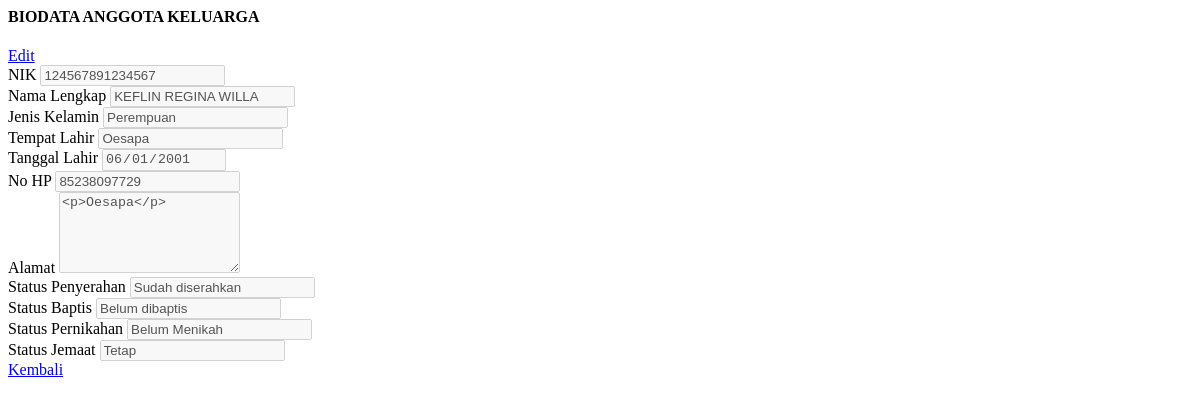
The app's page /dashboard/view_jemaat_ak.php?id_jemaat=45, older data.
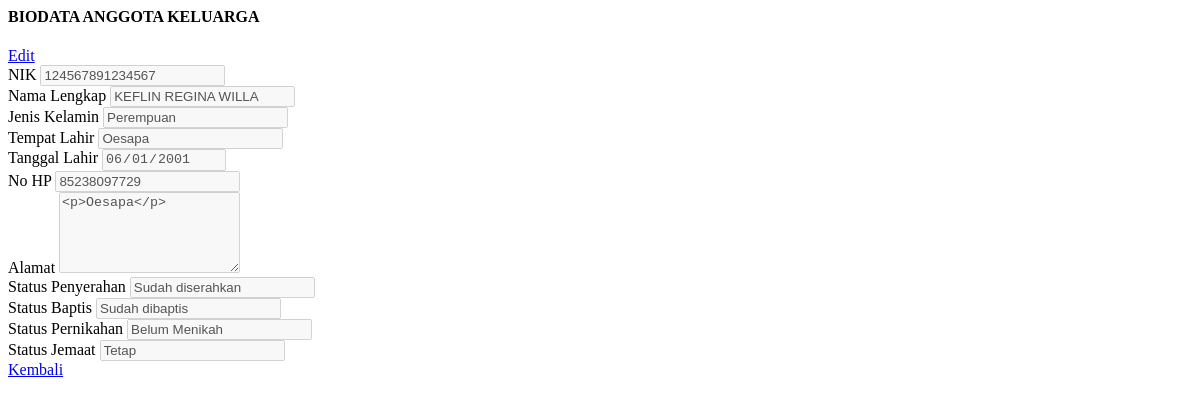
The same page, newer data.
### tables this page shows
CREATE TABLE `jemaat` (
  `id_jemaat` int(11) NOT NULL,
  `nik` varchar(16) DEFAULT NULL,
  `nama` varchar(50) NOT NULL,
  `tempat_lahir` varchar(20) NOT NULL,
  `tanggal_lahir` date NOT NULL,
  `no_hp` varchar(12) NOT NULL,
  `jenis_kelamin` enum('Laki-laki','Perempuan') NOT NULL,
  `alamat` text NOT NULL,
  `status_j` int(11) NOT NULL,
  `ket` varchar(10) NOT NULL,
  `username` varchar(20) NOT NULL,
  `password` varchar(20) NOT NULL,
  `baptis` int(11) NOT NULL,
  `penyerahan` int(11) NOT NULL,
  `pernikahan` int(11) NOT NULL
);

### dashboard/view_jemaat_ak.php (the view, shortened to what the changed rows need)
<?php
if (isset($_GET['id_jemaat'])) {
	$id_jemaat = $_GET['id_jemaat'];
	$tampil_nik = "SELECT * FROM jemaat WHERE id_jemaat=$id_jemaat";
	$query = mysqli_query($konek, $tampil_nik);
	$data = mysqli_fetch_array($query, MYSQLI_BOTH);
	$nik = $data['nik'];
	$nama = $data['nama'];
	$tempat = $data['tempat_lahir'];
	$tanggal = $data['tanggal_lahir'];
	$jekel = $data['jenis_kelamin'];
    $alamat =$data['alamat'];
    $no_hp =$data['no_hp'];
    $ket =$data['ket'];
    $penyerahan =$data['penyerahan'];
    $baptis =$data['baptis'];
    $pernikahan =$data['pernikahan'];
}
?>
<link href="css/sweetalert.css" rel="stylesheet" type="text/css">
<div class="page-inner">
	<div class="row">
		<div class="col-md-12">
			<form method="POST">
				<div class="card">
					<div class="card-body">
						<div class="row">
							<div class="col-md-6 col-lg-6">
								<div class="form-group">
									<label>NIK</label>
									<input disabled type="number" name="nik" class="form-control" placeholder="NIK Anda.." value="<?= $nik; ?>">
								</div>
								<div class="form-group">
									<label>Nama Lengkap</label>
									<input disabled type="text" name="nama" class="form-control" placeholder="Nama Lengkap Anda.." value="<?= $nama; ?>">
								</div>
								<div class="form-group">
									<label>Jenis Kelamin</label>
									<input disabled type="text" name="nama" class="form-control" placeholder="Nama Lengkap Anda.." value="<?= $jekel; ?>">
								</div>
								<div class="form-group">
									<label>Tempat Lahir</label>
									<input disabled type="text" name="tempat" class="form-control" value="<?= $tempat; ?>">
								</div>
								<div class="form-group">
									<label>Tanggal Lahir</label>
									<input disabled type="date" name="tgl" class="form-control" value="<?= $tanggal; ?>">
								</div>
								<div class="form-group">
									<label for="comment">No HP</label>
									<input disabled type="text" name="no_hp" class="form-control" value="<?= $no_hp; ?>">
								</div>
								<div class="form-group">
									<label for="comment">Alamat</label>
									<textarea disabled class="form-control" name="alamat" rows="5"><?= $alamat ?></textarea>
								</div>
							</div>
							<div class="col-md-6 col-lg-6">
								<div class="form-group">
									<label>Status Penyerahan</label>
                                    <?php if ($penyerahan == 0) {
                                        $penyerahan = "Belum diserahkan";
                                    }else {
                                        $penyerahan = "Sudah diserahkan";
                                    } ?>
									<input disabled type="text" name="no_hp" class="form-control" value="<?= $penyerahan; ?>">
								</div>
								<div class="form-group">
									<label>Status Baptis</label>
                                    <?php if ($baptis == 0) {
                                        $baptis = "Belum dibaptis";
                                    }else {
                                        $baptis = "Sudah dibaptis";
                                    } ?>
									<input disabled type="text" name="no_hp" class="form-control" value="<?= $baptis; ?>">
								</div>
								<div class="form-group">
									<label>Status Pernikahan</label>
                                    <?php if ($pernikahan == 0) {
                                        $pernikahan = "Belum Menikah";
                                    }else if ($pernikahan == 1) {
                                        $pernikahan = "Sudah Menikah";
                                    }else {
                                        $pernikahan = "Janda/Duda";
                                    } ?>
									<input disabled type="text" name="no_hp" class="form-control" value="<?= $pernikahan; ?>">
								</div>
								<div class="form-group">
									<label>Status Jemaat</label>
                                    <?php if ($ket == 0) {
                                        $ket = "Sementara";
                                    }else {
                                        $ket = "Tetap";
                                    } ?>
									<input disabled type="text" name="no_hp" class="form-control" value="<?= $ket; ?>">
								</div>
							</div>
						</div>
					</div>
				</div>
		</div>
	</div>
</div>

Row changes from the older to the newer data that the page shows:
changed jemaat "KEFLIN REGINA WILLA": no_hp "Belum dibaptis" → "Sudah dibaptis"
